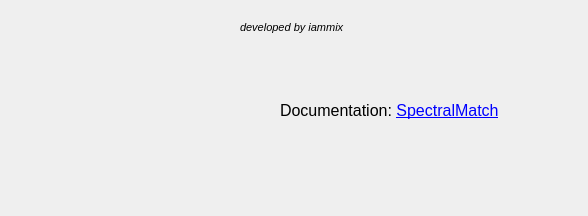
<?xml version="1.0" encoding="UTF-8"?>
<ui version="4.0">
 <class>Dialog</class>
 <widget class="QDialog" name="Dialog">
  <property name="geometry">
   <rect>
    <x>0</x>
    <y>0</y>
    <width>588</width>
    <height>216</height>
   </rect>
  </property>
  <property name="windowTitle">
   <string>Dialog</string>
  </property>
  <property name="windowIcon">
   <iconset>
    <normaloff>assets/small.png</normaloff>assets/small.png</iconset>
  </property>
  <widget class="QLabel" name="label">
   <property name="geometry">
    <rect>
     <x>0</x>
     <y>10</y>
     <width>211</width>
     <height>181</height>
    </rect>
   </property>
   <property name="text">
    <string/>
   </property>
   <property name="pixmap">
    <pixmap>assets/small.png</pixmap>
   </property>
  </widget>
  <widget class="QLabel" name="label_2">
   <property name="geometry">
    <rect>
     <x>240</x>
     <y>20</y>
     <width>111</width>
     <height>16</height>
    </rect>
   </property>
   <property name="text">
    <string>&lt;html&gt;&lt;head/&gt;&lt;body&gt;&lt;p&gt;&lt;span style=&quot; font-size:8pt; font-style:italic;&quot;&gt;developed by iammix&lt;/span&gt;&lt;/p&gt;&lt;/body&gt;&lt;/html&gt;</string>
   </property>
  </widget>
  <widget class="QLabel" name="label_3">
   <property name="geometry">
    <rect>
     <x>280</x>
     <y>90</y>
     <width>231</width>
     <height>41</height>
    </rect>
   </property>
   <property name="text">
    <string>&lt;html&gt;&lt;head/&gt;&lt;body&gt;&lt;p&gt;&lt;span style=&quot; font-size:12pt;&quot;&gt;Documentation: &lt;/span&gt;&lt;a href=&quot;mixiosk.com/spectralmatchpy&quot;&gt;&lt;span style=&quot; font-size:12pt; text-decoration: underline; color:#0000ff;&quot;&gt;SpectralMatch&lt;/span&gt;&lt;/a&gt;&lt;/p&gt;&lt;/body&gt;&lt;/html&gt;</string>
   </property>
  </widget>
 </widget>
 <resources/>
 <connections/>
</ui>
